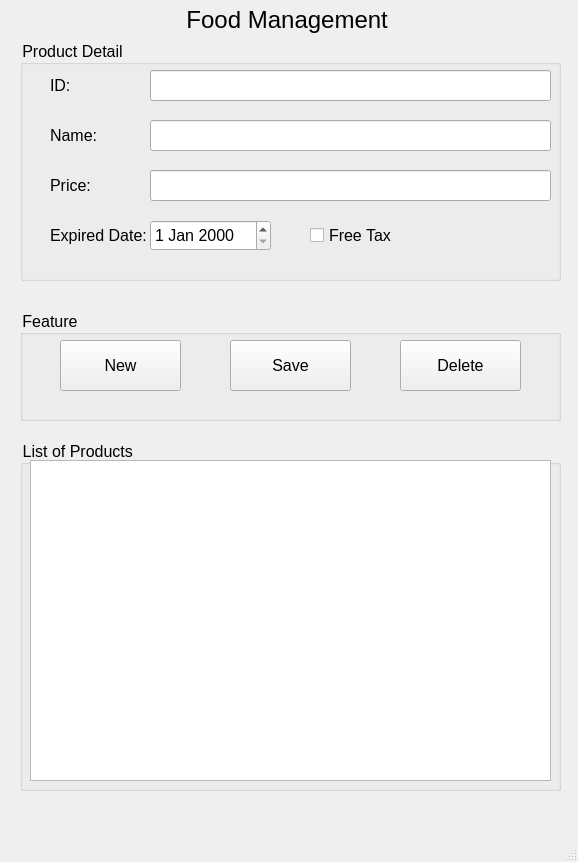
<?xml version="1.0" encoding="UTF-8"?>
<ui version="4.0">
 <class>MainWindow</class>
 <widget class="QMainWindow" name="MainWindow">
  <property name="geometry">
   <rect>
    <x>0</x>
    <y>0</y>
    <width>578</width>
    <height>862</height>
   </rect>
  </property>
  <property name="windowTitle">
   <string>MainWindow</string>
  </property>
  <property name="styleSheet">
   <string notr="true">font-size: 16px </string>
  </property>
  <widget class="QWidget" name="centralwidget">
   <widget class="QGroupBox" name="groupBox">
    <property name="geometry">
     <rect>
      <x>20</x>
      <y>40</y>
      <width>541</width>
      <height>241</height>
     </rect>
    </property>
    <property name="title">
     <string>Product Detail</string>
    </property>
    <widget class="QLabel" name="label_2">
     <property name="geometry">
      <rect>
       <x>30</x>
       <y>30</y>
       <width>31</width>
       <height>31</height>
      </rect>
     </property>
     <property name="text">
      <string>ID: </string>
     </property>
    </widget>
    <widget class="QLineEdit" name="lineEditID">
     <property name="geometry">
      <rect>
       <x>130</x>
       <y>30</y>
       <width>401</width>
       <height>31</height>
      </rect>
     </property>
    </widget>
    <widget class="QLabel" name="label_3">
     <property name="geometry">
      <rect>
       <x>30</x>
       <y>80</y>
       <width>51</width>
       <height>31</height>
      </rect>
     </property>
     <property name="text">
      <string>Name: </string>
     </property>
    </widget>
    <widget class="QLineEdit" name="lineEditName">
     <property name="geometry">
      <rect>
       <x>130</x>
       <y>80</y>
       <width>401</width>
       <height>31</height>
      </rect>
     </property>
    </widget>
    <widget class="QLabel" name="label_4">
     <property name="geometry">
      <rect>
       <x>30</x>
       <y>130</y>
       <width>51</width>
       <height>31</height>
      </rect>
     </property>
     <property name="text">
      <string>Price: </string>
     </property>
    </widget>
    <widget class="QLineEdit" name="lineEditPrice">
     <property name="geometry">
      <rect>
       <x>130</x>
       <y>130</y>
       <width>401</width>
       <height>31</height>
      </rect>
     </property>
    </widget>
    <widget class="QLabel" name="label_5">
     <property name="geometry">
      <rect>
       <x>30</x>
       <y>180</y>
       <width>101</width>
       <height>31</height>
      </rect>
     </property>
     <property name="text">
      <string>Expired Date: </string>
     </property>
    </widget>
    <widget class="QDateEdit" name="dateEdit">
     <property name="geometry">
      <rect>
       <x>130</x>
       <y>180</y>
       <width>121</width>
       <height>31</height>
      </rect>
     </property>
    </widget>
    <widget class="QCheckBox" name="checkBoxFreeTax">
     <property name="geometry">
      <rect>
       <x>290</x>
       <y>180</y>
       <width>101</width>
       <height>31</height>
      </rect>
     </property>
     <property name="text">
      <string>Free Tax</string>
     </property>
    </widget>
   </widget>
   <widget class="QLabel" name="label">
    <property name="geometry">
     <rect>
      <x>140</x>
      <y>0</y>
      <width>301</width>
      <height>41</height>
     </rect>
    </property>
    <property name="styleSheet">
     <string notr="true">font-size: 16px</string>
    </property>
    <property name="text">
     <string>&lt;html&gt;&lt;head/&gt;&lt;body&gt;&lt;p align=&quot;center&quot;&gt;&lt;span style=&quot; font-size:18pt;&quot;&gt;Food Management &lt;/span&gt;&lt;/p&gt;&lt;/body&gt;&lt;/html&gt;</string>
    </property>
   </widget>
   <widget class="QGroupBox" name="groupBox_2">
    <property name="geometry">
     <rect>
      <x>20</x>
      <y>310</y>
      <width>541</width>
      <height>111</height>
     </rect>
    </property>
    <property name="title">
     <string>Feature</string>
    </property>
    <widget class="QPushButton" name="pushButtonNew">
     <property name="geometry">
      <rect>
       <x>40</x>
       <y>30</y>
       <width>121</width>
       <height>51</height>
      </rect>
     </property>
     <property name="text">
      <string>New</string>
     </property>
     <property name="icon">
      <iconset>
       <normaloff>../images/1564491_add_create_new_plus_icon (1).png</normaloff>../images/1564491_add_create_new_plus_icon (1).png</iconset>
     </property>
    </widget>
    <widget class="QPushButton" name="pushButtonSave">
     <property name="geometry">
      <rect>
       <x>210</x>
       <y>30</y>
       <width>121</width>
       <height>51</height>
      </rect>
     </property>
     <property name="text">
      <string>Save</string>
     </property>
     <property name="icon">
      <iconset>
       <normaloff>../images/2931176_diskette_guardar_save_disk_drive_icon.png</normaloff>../images/2931176_diskette_guardar_save_disk_drive_icon.png</iconset>
     </property>
    </widget>
    <widget class="QPushButton" name="pushButtonDelete">
     <property name="geometry">
      <rect>
       <x>380</x>
       <y>30</y>
       <width>121</width>
       <height>51</height>
      </rect>
     </property>
     <property name="text">
      <string>Delete</string>
     </property>
     <property name="icon">
      <iconset>
       <normaloff>../images/3643729_bin_delete_garbage_rubbish_trash_icon.png</normaloff>../images/3643729_bin_delete_garbage_rubbish_trash_icon.png</iconset>
     </property>
    </widget>
   </widget>
   <widget class="QGroupBox" name="groupBox_3">
    <property name="geometry">
     <rect>
      <x>20</x>
      <y>440</y>
      <width>541</width>
      <height>351</height>
     </rect>
    </property>
    <property name="title">
     <string>List of Products </string>
    </property>
    <widget class="QListWidget" name="listWidgetListProduct">
     <property name="geometry">
      <rect>
       <x>10</x>
       <y>20</y>
       <width>521</width>
       <height>321</height>
      </rect>
     </property>
    </widget>
   </widget>
  </widget>
  <widget class="QMenuBar" name="menubar">
   <property name="geometry">
    <rect>
     <x>0</x>
     <y>0</y>
     <width>578</width>
     <height>27</height>
    </rect>
   </property>
  </widget>
  <widget class="QStatusBar" name="statusbar"/>
 </widget>
 <resources/>
 <connections/>
</ui>
